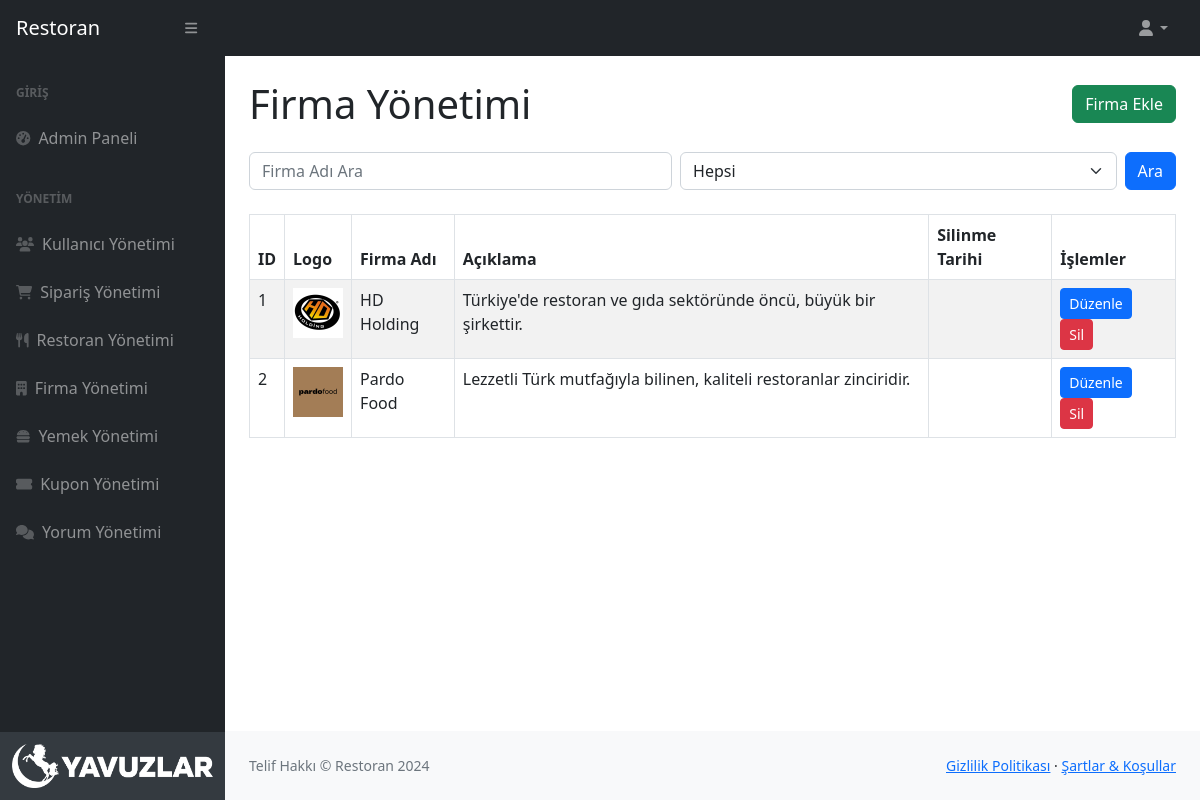
Screenshot of /admin/companies.php (signed in) with the database file from the repository.
### tables this page shows
CREATE TABLE `company` (
  `id` int NOT NULL,
  `name` varchar(255) NOT NULL,
  `description` text,
  `logo_path` varchar(255) DEFAULT NULL,
  `deleted_at` timestamp NULL DEFAULT NULL
);

### admin/companies.php (the view, shortened to what this page needs)
<?php
require '../db.php';
$search = $_GET['search'] ?? '';
$filter = $_GET['filter'] ?? 'all';
$sql = "SELECT * FROM company WHERE name LIKE :search";
$sql .= " ORDER BY id ASC";
$stmt = $pdo->prepare($sql);
$stmt->execute(['search' => "%$search%"]);
$firms = $stmt->fetchAll(PDO::FETCH_ASSOC);
?>
<!DOCTYPE html>
<html lang="en">
<head>
    <link href="https://cdn.jsdelivr.net/npm/simple-datatables@7.1.2/dist/style.min.css" rel="stylesheet" />
    <link href="../css/styles.css" rel="stylesheet" />
</head>
<body class="sb-nav-fixed">
<?php require 'layout/sidebar.php' ?>
        <div id="layoutSidenav_content">
            <main>
                <div class="container-fluid px-4">
                    <div class="d-flex justify-content-between align-items-center my-4">
                        <h1 class="my-0">Firma Yönetimi</h1>
                        <a href="company-add.php" class="btn btn-success">Firma Ekle</a>
                    </div>
                    <form class="d-flex mb-4" method="GET">
                        <input class="form-control me-2" type="search" name="search" placeholder="Firma Adı Ara" value="<?php echo htmlspecialchars($search); ?>">
                        <select class="form-select me-2" name="filter">
                            <option value="all" <?php echo $filter == 'all' ? 'selected' : ''; ?>>Hepsi</option>
                        </select>
                        <button class="btn btn-primary" type="submit">Ara</button>
                    </form>
                    <table class="table table-striped table-bordered">
                        <thead>
                            <tr>
                                <th>ID</th>
                                <th>Logo</th>
                                <th>Firma Adı</th>
                                <th>Açıklama</th>
                                <th>Silinme Tarihi</th>
                                <th>İşlemler</th>
                            </tr>
                        </thead>
                        <tbody>
                            <?php if (!empty($firms)): ?>
                                <?php foreach ($firms as $firm): ?>
                                    <tr class="<?php echo $firm['deleted_at'] ? 'deleted-row' : ''; ?>">
                                        <td><?php echo htmlspecialchars($firm['id']); ?></td>
                                        <td>
                                            <?php if (!empty($firm['logo_path'])): ?>
                                                <img src="../images/company/<?php echo htmlspecialchars($firm['logo_path']); ?>" alt="Logo" width="50">
                                            <?php else: ?>
                                                <span>Logo yok</span>
                                            <?php endif; ?>
                                        </td>
                                        <td><?php echo htmlspecialchars($firm['name']); ?></td>
                                        <td><?php echo htmlspecialchars($firm['description']); ?></td>
                                        <td><?php echo $firm['deleted_at'] ? htmlspecialchars(date('d-m-Y', strtotime($firm['deleted_at']))) : ''; ?></td>
                                        <td>
                                            <?php if ($firm['deleted_at']): ?>
                                                <a href="query/company-activate.php?id=<?php echo $firm['id']; ?>" class="btn btn-success btn-sm">Aktifleştir</a>
                                            <?php else: ?>
                                                <a href="company-edit.php?id=<?php echo $firm['id']; ?>" class="btn btn-primary btn-sm">Düzenle</a>
                                                <a href="query/company-delete.php?id=<?php echo $firm['id']; ?>" class="btn btn-danger btn-sm">Sil</a>
                                            <?php endif; ?>
                                        </td>
                                    </tr>
                                <?php endforeach; ?>
                            <?php else: ?>
                                <tr>
                                    <td colspan="6" class="text-center">Firma bulunamadı.</td>
                                </tr>
                            <?php endif; ?>
                        </tbody>
                    </table>
                </div>
        </main>
        <?php require 'layout/footer.php' ?>
  </body>
</html>

### rows the page displays
company: id "1", logo_path (picture), name "HD Holding", description "Türkiye'de restoran ve gıda sektöründe öncü, büyük bir şirkettir."
company: id "2", logo_path (picture), name "Pardo Food", description "Lezzetli Türk mutfağıyla bilinen, kaliteli restoranlar zinciridir."
